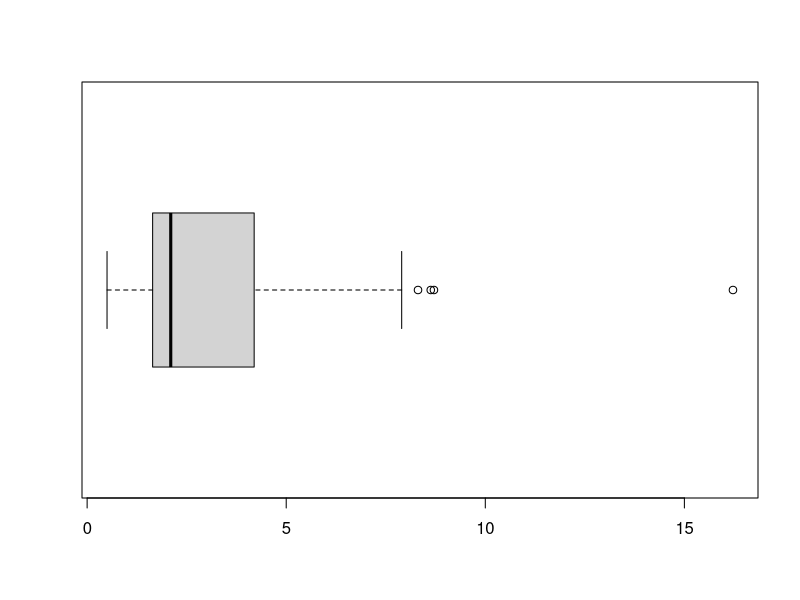

Here is the R script that generated this plot:
#Author: Uday Singh Chhina
#Date: October 21, 2022
#Assignment: Midterm
#Course: MATH 1350

#import the EXCEL library
library(readxl)
#set working directory
setwd("C:/Users/udayc/Documents/BCIT/Fall2022/1350/Midterm2022")
data = read_excel("CPU.data.xlsx")

median(data$Heat.Output.Watts)
length(data$Clock.Speed.GHz)
mean(data$Clock.Speed.GHz)
sd(data$Clock.Speed.GHz) ^ 2
quantile(data$Clock.Speed.GHz, 0.80)
range(data$Clock.Speed.GHz)
Q3Y = quantile(data$Clock.Speed.GHz, 3/4)
quantile(data$Clock.Speed.GHz, 1/4)


Y = data$Clock.Speed.GHz
outlierUpLim = Q3Y + (1.5 * IQR(Y))
boxplot(Y, horizontal = TRUE)
outlierUpLim
table(Y)
sort(Y)

sdY = sd(Y)
xbarY = mean(Y)
zY = (0.5 - xbarY) / sdY
zY


W = data$Cache.MB
xbarW = mean(W)
sdW = sd(W)
(6.5 - xbarW) / sdW

z.scoresW = (W - xbarW) / sdW
length(z.scoresW[which(z.scoresW < 2 & z.scoresW > -2)]) / length(W)
max(W)
min(W)
(-2 * sdW) + xbarW

(2 * 15) + 100
28/40
6^3
dice.sample = c(1, 2, 3, 4, 5, 6)
n.sims = 10^6
count = 0
for(i in 1:n.sims) {
    sample = sample(dice.sample, 3, replace = TRUE)
    xbarS = mean(sample)
    if(xbarS >= 5) {
        count = count + 1
    }
}
count / n.sims




samplecores = c('1', '2', '3', '4', '5', '6', '7', '8')
n.sims = 10^5
n.success = c('5', '8', '1', '2', '3')
count = 0
for(i in 1:n.sims) {
    sam = sample(samplecores, 5, replace = TRUE)
    for(j in 1:5) {
        if(n.success[j] == sam[j]) {
            print(n.success[j])
            print(sam[j])
            count = count + 1
        }
    }
}
count/ n.sims
